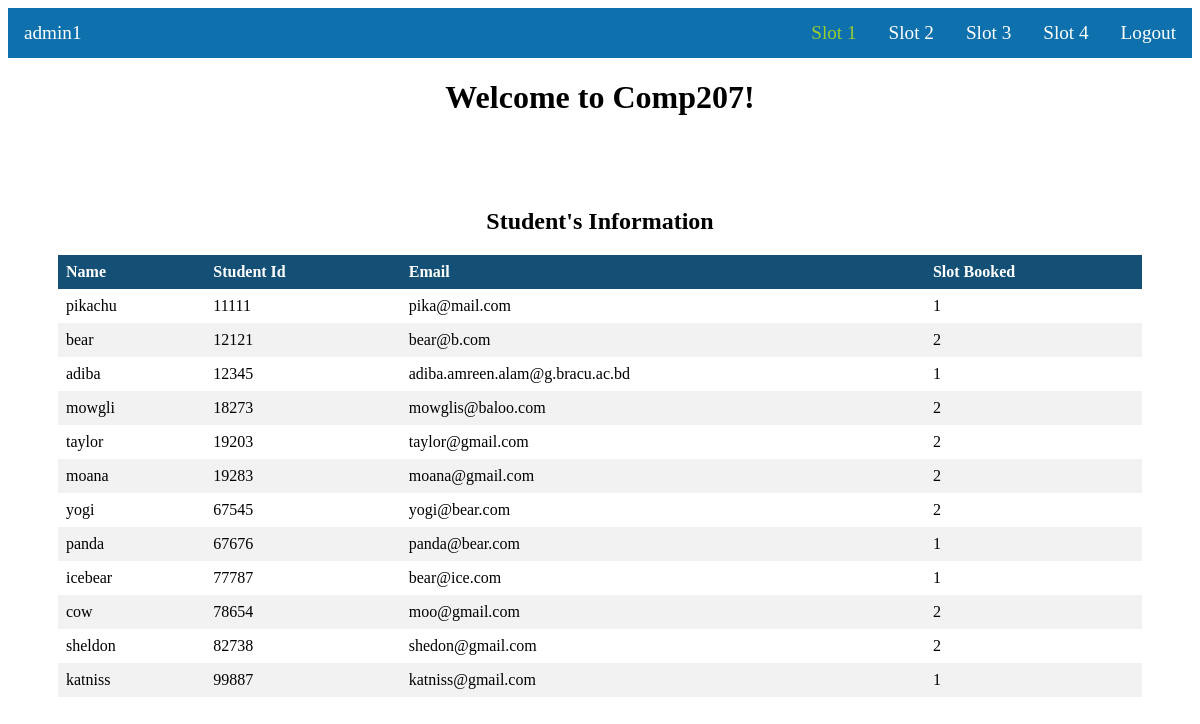
Page /adminview-slot1.php (signed in) on the committed database.
### tables this page shows
CREATE TABLE `students` (
  `name` varchar(100) NOT NULL,
  `email` varchar(100) NOT NULL,
  `sid` int(5) NOT NULL,
  `slot_booked` int(11) NOT NULL
);

### adminview-slot1.php (the view, shortened to what this page needs)
<?php
include("connectdb.php");
?>
<!DOCTYPE html>
<html>
<head>
    <link rel="stylesheet" href="style.css" />
</head>
<body>
    <ul class="navbar">
    <ul class="navbar">
        <li class="nav-item" style="float: left; font-family: geneva;"><a class="nav-link" href="admindashboard.php"><?php echo $_SESSION['username']; ?></a></li>
        <li class="nav-item"><a class="nav-link" href="logout.php">Logout</a></li>
        <li class="nav-item"><a class="nav-link" href="adminview-slot4.php">Slot 4</a></li>
        <li class="nav-item"><a class="nav-link" href="adminview-slot3.php">Slot 3</a></li>
        <li class="nav-item"><a class="nav-link" href="adminview-slot2.php">Slot 2</a></li>
        <li class="nav-item"><a class="nav-link active" href="adminview-slot1.php">Slot 1</a></li>
    </ul>
    </ul>
    <div class ="row">
        <h1>Welcome to Comp207!</h1>
    </div>
    <div class="tablec">
    <h2 style="text-align: center;">Student's Information</h2>
    <table>
        <thead>
            <tr>
                <th><a href="admindashboard.php?sort=name">Name</a></th>
                <th><a href="admindashboard.php?sort=sid">Student Id</a></th>
                <th><a href="admindashboard.php?sort=email">Email</a></th>
                <th><a href="admindashboard.php?sort=slot_booked">Slot Booked</a></th>
            </tr>
        </thead>
        <tbody>
            <?php
            $sql1 = "SELECT * FROM students";
            $result1 = mysqli_query($conn, $sql1);
            while ($row = $result1->fetch_assoc()) {
            ?>
            <tr>
                <td><?php echo $row['name']; ?></td>
                <td><?php echo $row['sid']; ?></td>
                <td><?php echo $row['email']; ?></td>
                <td><?php echo $row['slot_booked']; ?></td>
            </tr>
            <?php
            }
            ?>
        </tbody>
    </table>
    </div>
</body>
</html>

### style.css (style rules this page uses)
body { background: white; }
.navbar { list-style-type: none; margin: 0; padding: 0px; overflow: hidden; background-color: rgb(14, 112, 172); position: -webkit-sticky; position: sticky !important; top: 0; z-index: 2 }
.nav-item { float: right; font-size: larger; }
.nav-link { display: block; color: white; text-align: center; padding: 14px 16px; text-decoration: none; }
.nav-link.active { color: yellowgreen !important; }
.row { display: flex; justify-content: center; align-items: center; }
table { border-collapse: collapse; width: 100%; }
th, td { text-align: left; padding: 8px; }
tr:nth-child(even) { background-color: #f2f2f2 }
th { background-color: rgb(20, 80, 117); color: white; }
.tablec { padding: 50px; }
a { color: white; text-decoration: none; }

### rows in the picture
students: name "pikachu", sid "11111", email "pika@mail.com", slot_booked "1"
students: name "bear", sid "12121", email "bear@b.com", slot_booked "2"
students: name "adiba", sid "12345", email "adiba.amreen.alam@g.bracu.ac.bd", slot_booked "1"
students: name "mowgli", sid "18273", email "mowglis@baloo.com", slot_booked "2"
students: name "taylor", sid "19203", email "taylor@gmail.com", slot_booked "2"
students: name "moana", sid "19283", email "moana@gmail.com", slot_booked "2"
students: name "yogi", sid "67545", email "yogi@bear.com", slot_booked "2"
students: name "panda", sid "67676", email "panda@bear.com", slot_booked "1"
students: name "icebear", sid "77787", email "bear@ice.com", slot_booked "1"
students: name "cow", sid "78654", email "moo@gmail.com", slot_booked "2"
students: name "sheldon", sid "82738", email "shedon@gmail.com", slot_booked "2"
students: name "katniss", sid "99887", email "katniss@gmail.com", slot_booked "1"

### other values in the picture
$_SESSION['username'] "admin1"
